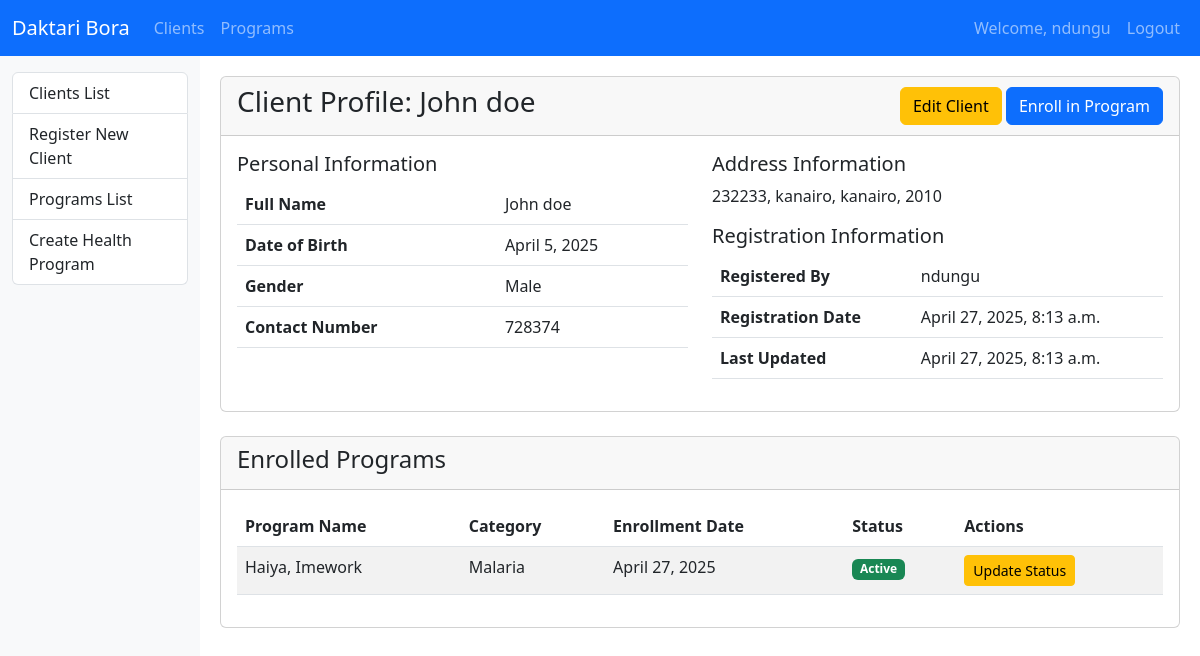
Page /clients/1/ (signed in) on the committed database.
### clients/models.py (models this page shows, shortened)
class Client(models.Model):
    GENDER_CHOICES = [
        ('male', 'Male'),
        ('female', 'Female'),
        ('other', 'Other'),
    ]
    first_name = models.CharField(max_length=100)
    last_name = models.CharField(max_length=100)
    date_of_birth = models.DateField()
    gender = models.CharField(max_length=10, choices=GENDER_CHOICES)
    contact_number = models.CharField(max_length=15, blank=True, null=True)
    street_address = models.CharField(max_length=255, blank=True, null=True)
    city = models.CharField(max_length=100, blank=True, null=True)
    state = models.CharField(max_length=100, blank=True, null=True)
    zip_code = models.CharField(max_length=20, blank=True, null=True)
    created_by = models.ForeignKey(User, on_delete=models.SET_NULL, null=True)
    created_at = models.DateTimeField(auto_now_add=True)
    updated_at = models.DateTimeField(auto_now=True)
    def get_address(self):
        address_parts = [part for part in [self.street_address, self.city, self.state, self.zip_code] if part]
        return ", ".join(address_parts) if address_parts else "No address provided"

class ClientProgram(models.Model):
    STATUS_CHOICES = [
        ('active', 'Active'),
        ('completed', 'Completed'),
        ('discontinued', 'Discontinued'),
    ]
    client = models.ForeignKey(Client, on_delete=models.CASCADE, related_name='programs')
    program = models.ForeignKey(Program, on_delete=models.CASCADE)
    enrollment_date = models.DateField(auto_now_add=True)
    status = models.CharField(max_length=20, choices=STATUS_CHOICES, default='active')
    class Meta:
        unique_together = ('client', 'program')

### programs/models.py (models this page shows, shortened)
class Program(models.Model):
    name = models.CharField(max_length=100, unique=True)
    description = models.TextField()
    category = models.CharField(max_length=50)
    duration = models.IntegerField(help_text="Duration in days", default=30)
    active = models.BooleanField(default=True)
    created_by = models.ForeignKey(User, on_delete=models.SET_NULL, null=True)
    created_at = models.DateTimeField(auto_now_add=True)

### clients/views.py (the view)
# urls.py: path('<int:pk>/', views.client_detail, name='client_detail'),
@login_required
def client_detail(request, pk):
    client = get_object_or_404(Client, pk=pk, created_by=request.user)
    client_programs = ClientProgram.objects.filter(client=client)
    return render(request, 'clients/client_detail.html', {
        'client': client,
        'client_programs': client_programs
    })

### templates/clients/client_detail.html (shortened to what this page needs)
{% extends 'base.html' %}
{% block content %}
<div class="card mb-4">
    <div class="card-header d-flex justify-content-between align-items-center">
        <h3>Client Profile: {{ client.first_name }} {{ client.last_name }}</h3>
        <div>
            <a href="{% url 'client_update' client.id %}" class="btn btn-warning">Edit Client</a>
            <a href="{% url 'enroll_client' client.id %}" class="btn btn-primary">Enroll in Program</a>
        </div>
    </div>
    <div class="card-body">
        <div class="row">
            <div class="col-md-6">
                <h5>Personal Information</h5>
                <table class="table">
                    <tr>
                        <th>Full Name</th>
                        <td>{{ client.first_name }} {{ client.last_name }}</td>
                    </tr>
                    <tr>
                        <th>Date of Birth</th>
                        <td>{{ client.date_of_birth }}</td>
                    </tr>
                    <tr>
                        <th>Gender</th>
                        <td>{{ client.get_gender_display }}</td>
                    </tr>
                    <tr>
                        <th>Contact Number</th>
                        <td>{{ client.contact_number|default:"Not provided" }}</td>
                    </tr>
                </table>
            </div>
            <div class="col-md-6">
                <h5>Address Information</h5>
                <p>{{ client.get_address }}</p>
                <h5>Registration Information</h5>
                <table class="table">
                    <tr>
                        <th>Registered By</th>
                        <td>{{ client.created_by.username|default:"Unknown" }}</td>
                    </tr>
                    <tr>
                        <th>Registration Date</th>
                        <td>{{ client.created_at }}</td>
                    </tr>
                    <tr>
                        <th>Last Updated</th>
                        <td>{{ client.updated_at }}</td>
                    </tr>     </table>
                </div>
            </div>
        </div>
    </div>
    <div class="card">
        <div class="card-header">
            <h4>Enrolled Programs</h4>
        </div>
        <div class="card-body">
            {% if client_programs %}
            <div class="table-responsive">
                <table class="table table-striped">
                    <thead>
                        <tr>
                            <th>Program Name</th>
                            <th>Category</th>
                            <th>Enrollment Date</th>
                            <th>Status</th>
                            <th>Actions</th>
                        </tr>
                    </thead>
                    <tbody>
                        {% for cp in client_programs %}
                        <tr>
                            <td>{{ cp.program.name }}</td>
                            <td>{{ cp.program.category }}</td>
                            <td>{{ cp.enrollment_date }}</td>
                            <td>
                                {% if cp.status == 'active' %}
                                    <span class="badge bg-success">Active</span>
                                {% elif cp.status == 'completed' %}
                                    <span class="badge bg-primary">Completed</span>
                                {% else %}
                                    <span class="badge bg-danger">Discontinued</span>
                                {% endif %}
                            </td>
                            <td>
                                <a href="#" class="btn btn-sm btn-warning">Update Status</a>
                            </td>
                        </tr>
                        {% endfor %}
                    </tbody>
                </table>
            </div>
            {% else %}
            <div class="alert alert-info">
                This client is not enrolled in any health programs yet.
                <a href="{% url 'enroll_client' client.id %}" class="btn btn-sm btn-primary ms-2">Enroll in Program</a>
            </div>
            {% endif %}
        </div>
    </div>
    {% endblock %}

### templates/base.html (shortened to what this page needs)
{% load django_bootstrap5 %}
<!DOCTYPE html>
<html lang="en">
<head>
    <link href="https://cdn.jsdelivr.net/npm/bootstrap@5.3.0/dist/css/bootstrap.min.css" rel="stylesheet">
</head>
<body>
    <nav class="navbar navbar-expand-lg navbar-dark bg-primary">
        <div class="container-fluid">
            <a class="navbar-brand" href="{% url 'client_list' %}">Daktari Bora</a>
            <div class="collapse navbar-collapse" id="navbarNav">
                <ul class="navbar-nav">
                    <li class="nav-item">
                        <a class="nav-link" href="{% url 'client_list' %}">Clients</a>
                    </li>
                    <li class="nav-item">
                        <a class="nav-link" href="{% url 'program_list' %}">Programs</a>
                    </li>
                </ul>
                <ul class="navbar-nav ms-auto">
                    {% if user.is_authenticated %}
                        <li class="nav-item">
                            <span class="nav-link">Welcome, {{ user.username }}</span>
                        </li>
                        <li class="nav-item">
                            <a class="nav-link" href="{% url 'logout' %}">Logout</a>
                        </li>
                    {% endif %}
                </ul>
            </div>
        </div>
    </nav>
    <div class="container-fluid">
        <div class="row">
            {% if user.is_authenticated %}
            <div class="col-md-2 sidebar">
                <div class="list-group mt-3">
                    <a href="{% url 'client_list' %}" class="list-group-item list-group-item-action">Clients List</a>
                    <a href="{% url 'client_create' %}" class="list-group-item list-group-item-action">Register New Client</a>
                    <a href="{% url 'program_list' %}" class="list-group-item list-group-item-action">Programs List</a>
                    <a href="{% url 'program_create' %}" class="list-group-item list-group-item-action">Create Health Program</a>
                </div>
            </div>
            <div class="col-md-10 content">
            {% else %}
            <div class="col-md-12 content">
            {% endif %}
                {% block content %}{% endblock %}
            </div>
        </div>
    </div>
</body>
</html>

### templates/base.html (style rules this page uses)
.sidebar { min-height: calc(100vh - 56px); background-color: #f8f9fa; }
.content { padding: 20px; }

### rows in the picture
Client: first_name "John", last_name "doe", date_of_birth "April 5, 2025", gender "Male", contact_number "728374", get_address "232233, kanairo, kanairo, 2010", created_by.username "ndungu", created_at "April 27, 2025, 8:13 a.m.", updated_at "April 27, 2025, 8:13 a.m."
ClientProgram: program.name "Haiya, Imework", program.category "Malaria", enrollment_date "April 27, 2025", status "Active"

### other values in the picture
{{ user.username }} "ndungu"
